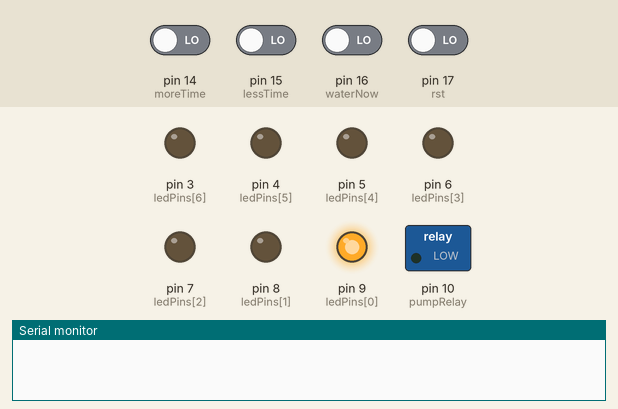
A sketch run on a simulated Arduino Uno, built with avr-gcc and run on an emulated ATmega328P. Shown: switched loads named in the sketch (green lamp = pin HIGH), output pins drawn as LEDs (lit = HIGH), the last lines printed to the serial monitor. The test bench sets the inputs (shaded band); at power-on: pin 14 (moreTime), pin 15 (lessTime), pin 16 (waterNow), pin 17 (rst) LOW.

Above: at 1.2 s.
1.3 s: pin 14 (moreTime) driven HIGH
At 2.4 s:
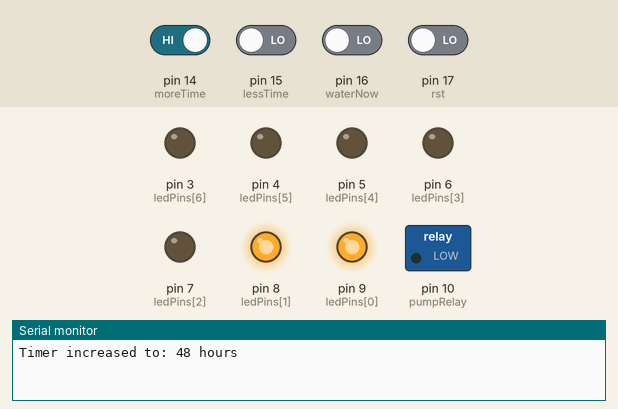
2.8 s: pin 16 (waterNow) driven HIGH
At 3.5 s:
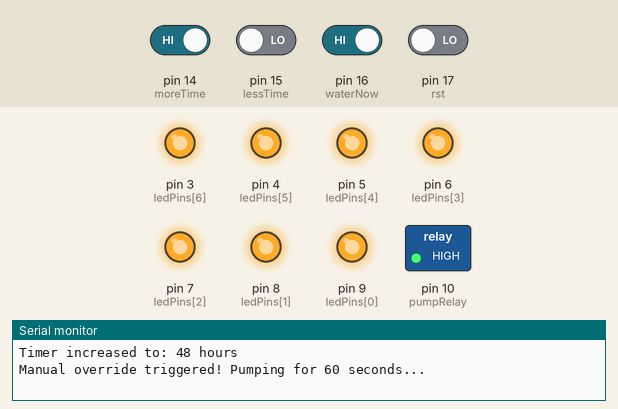
Timing chart, 0 to 5.8 s (numbered marks = the images above; inputs shaded):
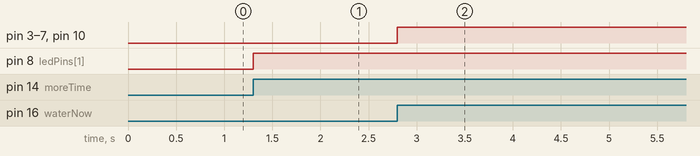

The sketch:

Automatic_WateringSystem_copy.ino
```cpp
// Buttons
const int rst = 17; // Reset
const int waterNow = 16; // Water Now
const int lessTime = 15; // - Button
const int moreTime = 14; // + Button

// Pump Relay Control Pin
const int pumpRelay = 10; // Pin 10 controls the water pump relay

// Changing Variables
int buttonState_MoreTime = 0;  // variable for reading the pushbutton status
int buttonState_LessTime = 0;
int buttonState_WaterNow = 0;
int buttonState_Reset = 0;

int lastButtonState_MoreTime = 0; // Tracks previous state to detect a single press
int lastButtonState_LessTime = 0;
int lastButtonState_WaterNow = 0;
int lastButtonState_Reset = 0;

// Timing Variables
// 1 hour = 3,600,000 milliseconds. 'Unsigned long' for huge numbers.
const unsigned long ONE_HOUR = 3600000UL;
const unsigned long WATER_DURATION = 60000UL; // 60 seconds or 1 minute of watering

int currentIntervalHours = 24; // MIN at 24 hours (1 day) - MAX at 168 hours (7 days)
unsigned long previousMillis = 0;
unsigned long pumpStartMillis = 0; // Tracks the 60 - second pump cycle independently

bool isWatering = false;

// LED Array - Managing 7 - for 7 days
const int ledPins[] = {9, 8, 7, 6, 5, 4, 3};
const int totalLEDs = 7;

void setup() {
  Serial.begin(115200);

  // Initialize the Pump Relay Pin
  pinMode(pumpRelay, OUTPUT);
  digitalWrite(pumpRelay, LOW); // Start with pump safely turned OFF

  // Initialize all 7 LEDs as outputs
  for (int i = 0; i < totalLEDs; i++) {
    pinMode(ledPins[i], OUTPUT);
  }

  pinMode(moreTime, INPUT);
  pinMode(lessTime, INPUT);
  pinMode(waterNow, INPUT);
  pinMode(rst, INPUT);

  // Set initial LED display for 24 hours
  updateLEDDisplay();
}

void loop() {

  // Read Buttons
  buttonState_MoreTime = digitalRead(moreTime);
  buttonState_LessTime = digitalRead(lessTime);
  buttonState_WaterNow = digitalRead(waterNow);
  buttonState_Reset    = digitalRead(rst);

  // Increase Time (+ 24 Hours)
  if (buttonState_MoreTime == HIGH && lastButtonState_MoreTime == LOW) {
    if (currentIntervalHours < 168) { // FIXED: Maximum 168 hours (7 LEDs max)
      currentIntervalHours += 24;
      updateLEDDisplay();
      Serial.print("Timer increased to: ");
      Serial.print(currentIntervalHours);
      Serial.println(" hours");
    }
    delay(50); // Debounce
  }
  lastButtonState_MoreTime = buttonState_MoreTime;

  // Decrease Time (- 24 Hours)
  if (buttonState_LessTime == HIGH && lastButtonState_LessTime == LOW) {
    if (currentIntervalHours > 24) { // Minimum 24 hours (1 LED min)
      currentIntervalHours -= 24;
      updateLEDDisplay();
      Serial.print("Timer decreased to: ");
      Serial.print(currentIntervalHours);
      Serial.println(" hours");
    }
    delay(50); // Debounce
  }
  lastButtonState_LessTime = buttonState_LessTime;

  // Water Now (Manual Override)
  if (buttonState_WaterNow == HIGH && lastButtonState_WaterNow == LOW) {
    if (!isWatering) {
      isWatering = true;
      pumpStartMillis = millis(); // Record exact moment manual watering started
      turnPumpOn();
      Serial.println("Manual override triggered! Pumping for 60 seconds...");
    }
    delay(50);
  }
  lastButtonState_WaterNow = buttonState_WaterNow;

  // Reset Button (Resets countdown, leaves LEDs alone)
  if (buttonState_Reset == HIGH && lastButtonState_Reset == LOW) {
    previousMillis = millis(); // Updates the baseline timestamp to "right now"
    Serial.print("Countdown reset! Next watering in exactly ");
    Serial.print(currentIntervalHours);
    Serial.println(" hours.");
    delay(50);
  }
  lastButtonState_Reset = buttonState_Reset;

  // ==========================================
  //  Water Timer Logic
  // ==========================================
  unsigned long currentMillis = millis();

  // FIXED: Explicitly cast to unsigned long to prevent 16-bit integer overflow
  unsigned long targetWaitTime = (unsigned long)currentIntervalHours * ONE_HOUR;

  // 1. Handle Automatic Countdown Trigger
  if (!isWatering) {
    if (currentMillis - previousMillis >= targetWaitTime) {
      isWatering = true;
      pumpStartMillis = currentMillis; // Bookmark exactly when the pump turned on
      turnPumpOn();
      Serial.println("Automatic cycle triggered! Pumping for 60 seconds...");
    }
  }

  // 2. Handle Running the Pump for Exactly 60 seconds
  if (isWatering) {
    if (currentMillis - pumpStartMillis >= WATER_DURATION) {
      isWatering = false;
      turnPumpOff();

      // FIXED: Cleanly reset previousMillis when watering completes
      previousMillis = currentMillis;
      Serial.println("Watering finished. System monitoring countdown.");
    }
  }
}

// Helper function to turn on the pump relay
void turnPumpOn() {
  digitalWrite(pumpRelay, HIGH); // Send power to the relay on Pin 10

  // Visual effect: Light up all status LEDs to show watering is active
  for (int i = 0; i < totalLEDs; i++) {
    digitalWrite(ledPins[i], HIGH);
  }
}

// Helper function to turn off the pump relay
void turnPumpOff() {
  digitalWrite(pumpRelay, LOW); // Cut power to the relay on Pin 10
  updateLEDDisplay(); // Restore the standard level indicator lights
}

// Helper function to light up LEDs based on current hours selected
void updateLEDDisplay() {
  if (isWatering) return;

  int ledsToLight = currentIntervalHours / 24;

  for (int i = 0; i < totalLEDs; i++) {
    if (i < ledsToLight) {
      digitalWrite(ledPins[i], HIGH);
    } else {
      digitalWrite(ledPins[i], LOW);
    }
  }
}
```

Measured:
- after the input at 1.3 s, pin 8 (ledPins[1]): LOW → HIGH at once
- after the input at 2.8 s, pin 3 (ledPins[6]), pin 4 (ledPins[5]), pin 5 (ledPins[4]), pin 6 (ledPins[3]), pin 7 (ledPins[2]), pin 10 (pumpRelay): LOW → HIGH at once
